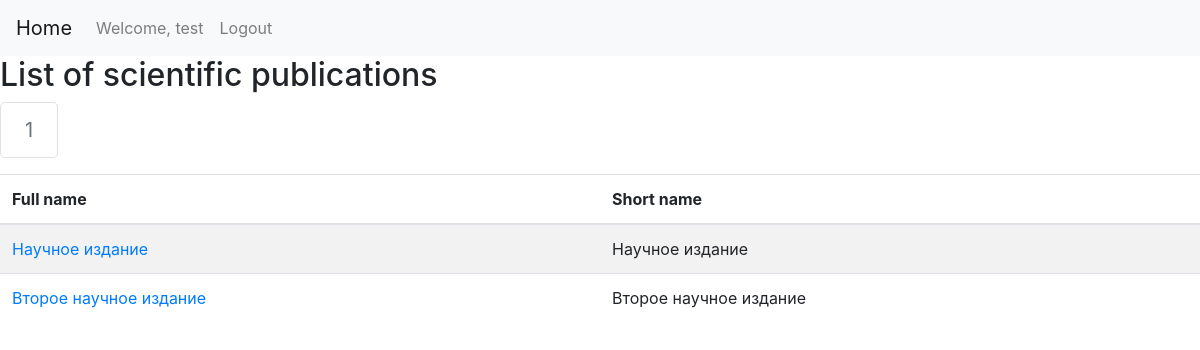
Page /scientific_publications/1 (signed in) on the committed database.
### journal_website/models.py (models this page shows, shortened)
class ScientificPublication(models.Model):
    full_name = models.ForeignKey(String, related_name='scientific_publication_full_name', on_delete=models.CASCADE)
    short_name = models.ForeignKey(String, related_name='scientific_publication_short_name', on_delete=models.CASCADE)
    contacts = models.ForeignKey(StaticPage, related_name='scientific_publication_contacts', on_delete=models.SET_NULL, null=True)
    main_editor = models.ForeignKey(StaticPage, related_name='scientific_publication_main_editor', on_delete=models.SET_NULL, null=True)
    legal_information = models.ForeignKey(StaticPage, related_name='scientific_publication_legal_information', on_delete=models.SET_NULL, null=True)
    contract_information = models.ForeignKey(StaticPage, related_name='scientific_publication_contract_information', on_delete=models.SET_NULL, null=True)
    science_branches = models.ForeignKey(StaticPage, related_name='scientific_publication_science_branches', on_delete=models.SET_NULL, null=True)
    editorial_team = models.ForeignKey(StaticPage, related_name='scientific_publication_editorial_team', on_delete=models.SET_NULL, null=True)
    class Meta:
        verbose_name_plural = 'scientific_publications'

class String(models.Model):
    russian = models.TextField()
    english = models.TextField(blank=True, null=True)
    def __str__(self):
        return self.russian
    class Meta:
        verbose_name_plural = 'strings'

### journal_website/views.py (the view)
# urls.py: path("scientific_publications/<int:number_of_page>", views.display_page_with_scientific_publications, name="scientific_publications_with_pagination"),
@login_required
def display_page_with_scientific_publications(request, number_of_page):
	pagination_for_scientific_publications = scientific_publication.get_pagination_for_list_of_scientific_publications(list_of_scientific_publications=scientific_publication.get_all_scientific_publications(), number_of_scientific_publications_per_page=5, number_of_page_to_display=number_of_page)
	return render(request, "scientific_publication/scientific_publications.html", {'pagination_for_scientific_publications': pagination_for_scientific_publications})

### journal_website/repositories/ScientificPublicationRepository.py (called while the page is built)
    def get_all_scientific_publications(self):
        return self.scientific_publication_model.objects.all().order_by("pk")

    def get_pagination_for_list_of_scientific_publications(self, list_of_scientific_publications, number_of_scientific_publications_per_page, number_of_page_to_display):
        paginator = Paginator(list_of_scientific_publications, per_page=number_of_scientific_publications_per_page)
        return paginator.get_page(number_of_page_to_display)

### journal_website/templates/scientific_publication/scientific_publications.html (shortened to what this page needs)
{% extends 'main/layout.html' %}
{% block body %}
{% load crispy_forms_tags %}
<body>
<nav class="navbar navbar-expand-lg navbar-light bg-light">
    <a class="navbar-brand" href="/">Home</a>
    <div class="collapse navbar-collapse" id="navbarText">
      <ul class="navbar-nav mr-auto">
        {% if user.is_authenticated %}
        <li class="nav-item">
          <a class="nav-link" href="#">Welcome, {{user.username}}</a>
        </li>
        <li class="nav-item">
          <a class="nav-link" href="/logout">Logout</a>
        </li>
        {% endif %}
      </ul>
    </div>
</nav>
<h2>List of scientific publications</h2>
<nav aria-label="Page navigation">
  <ul class="pagination pagination-lg">
    {% block pagination %}
    {% for number_of_page in pagination_for_scientific_publications.paginator.get_elided_page_range %}
        {% if number_of_page == pagination_for_scientific_publications.paginator.ELLIPSIS %}
          {{ number_of_page }}
        {% else %}
          {% if number_of_page == pagination_for_scientific_publications.number %}
            <li class="page-item disabled">
              <a class="page-link" href="#" tabindex="-1">{{ number_of_page }}</a>
            </li>
          {% else %}
              <li class="page-item"><a class="page-link" href="{% url 'scientific_publications_with_pagination' number_of_page %}">{{ number_of_page }}</a></li>
          {% endif %}
        {% endif %}
    {% endfor %}
    {% endblock %}
  </ul>
</nav>
<div class="table-responsive">
  <table class="table table-striped">
    <thead>
      <tr>
        <th>Full name</th>
        <th>Short name</th>
      </tr>
    </thead>
    <tbody>
      {% block scientific_publication %}
        {% for scientific_publication in pagination_for_scientific_publications %}
          <tr>
            <td><a href="{% url 'add_article_to_scientific_publication' scientific_publication.pk %}">{{ scientific_publication.full_name }}</a></td>
            <td>{{ scientific_publication.short_name }}</td>
          </tr>
        {% endfor %}
      {% endblock %}
    </tbody>
  </table>
</div>
</body>
{% endblock %}

### rows in the picture
ScientificPublication: full_name "Научное издание", short_name "Научное издание"
ScientificPublication: full_name "Второе научное издание", short_name "Второе научное издание"

### other values in the picture
{{ user.username }} "test"
{{ number_of_page }} "1"
